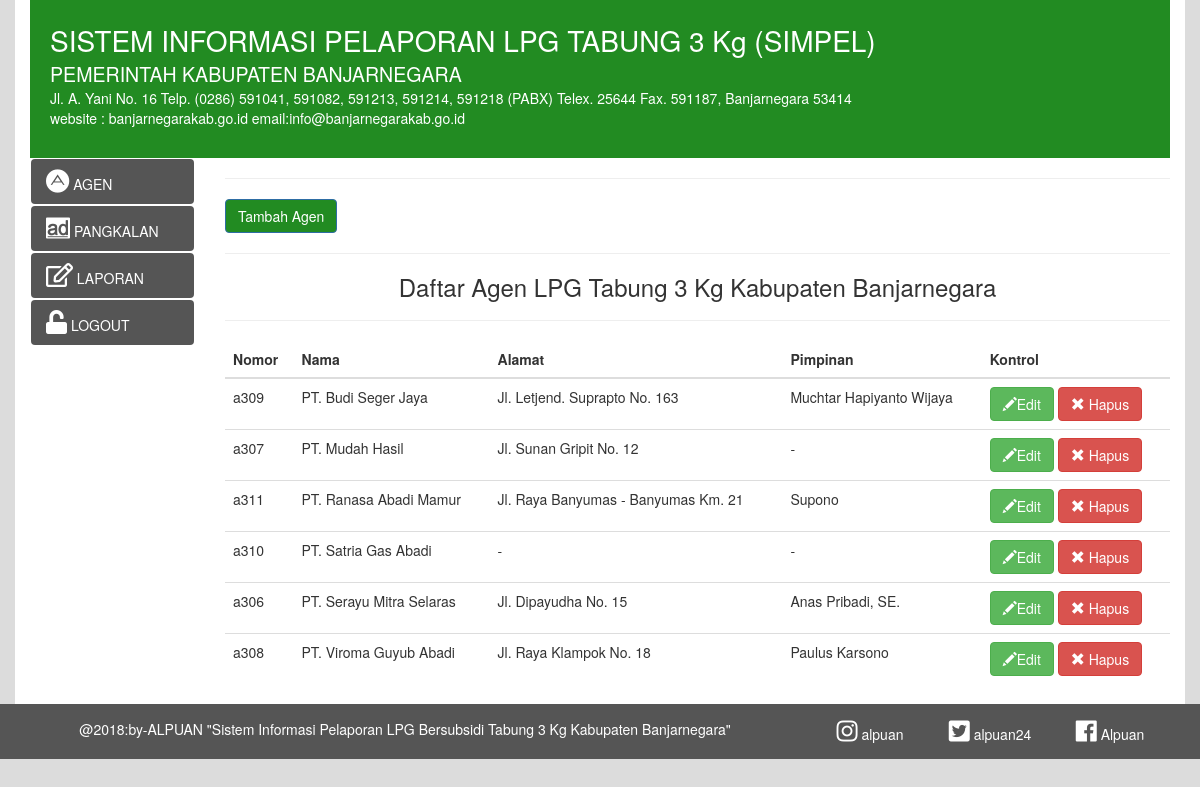
Screenshot of /?menu=agen with the database file from the repository.
### tables this page shows
CREATE TABLE `tabelagen` (
  `niap` varchar(6) NOT NULL,
  `namaAgen` varchar(30) NOT NULL,
  `alamat` tinytext NOT NULL,
  `penjab` varchar(30) NOT NULL
);

### kelas/class.db.php (called while the page is built, shortened)
<?php
  class db
  {
    public $db_host = "localhost";
    public $db_user = "root";
    public $db_pass = "";
    public $db_name = "lpg";
    function koneksi(){
      $conn = new mysqli($this->db_host, $this->db_user, $this->db_pass, $this->db_name);
      return $conn;
    }
    function tampil($kolom,$tabel,$kondisi,$urut,$baris){
      $conn = $this->koneksi();
      $sql = "SELECT $kolom FROM $tabel WHERE $kondisi ORDER BY $urut LIMIT $baris, 40";
      $res = $conn->query($sql);
      if ($res->num_rows > 0) {
        $output = array();
        while($row = $res->fetch_assoc()) {
          array_push($output,$row);
          }
          return $output;
      } else {
          echo "Tidak ada hasil <br />";
      }
    }
  }
?>

### agen/agen.php (the view, shortened to what this page needs)
<div  class="noprint">
	<center><h3></h3></center><hr>
	<a class="btn btn-primary" style="background-color:#228B22" href="./?menu=tbagen&modus=input" >Tambah Agen</a><hr>
</div>
	<center><h3>Daftar Agen LPG Tabung 3 Kg Kabupaten Banjarnegara</h3></center><hr>
	<table class="table">
		<thead class="thead-dark">
			<tr>
				<th>Nomor</th>
				<th>Nama</th>
				<th>Alamat</th>
				<th>Pimpinan</th>
				<th>Kontrol</th>
			</tr>
		</thead>
		<tbody>
		<?php
		$anggota = $cit->tampil("*","tabelagen",1,'namaAgen',0);
		for($i = 0 ; $i < COUNT($anggota) ; $i++ ){
			echo
			"
			<tr>
				<td>".$anggota[$i]['niap']."</td>
				<td>".$anggota[$i]['namaAgen']."</td>
				<td>".$anggota[$i]['alamat']."</td>
				<td>".$anggota[$i]['penjab']."</td>
				<td>
					<a class='btn btn-success' href='./?menu=formulirAgen&modus=update&id=".$anggota[$i]['niap']."'>
					<span class='glyphicon glyphicon-pencil'></span>Edit</a>
					<a class='btn btn-danger' href='agen/hapus.php?id=".$anggota[$i]['niap']."'>
					<span class='glyphicon glyphicon-remove'></span> Hapus </a>
					</td>
			</tr>
			";
		}
		?>
		</tbody>
	</table>
</div>
</body>
</html>

### index.php (style rules this page uses)
html,body { background-color:#DCDCDC; }

### rows the page displays
tabelagen: niap "a309", namaAgen "PT. Budi Seger Jaya", alamat "Jl. Letjend. Suprapto No. 163", penjab "Muchtar Hapiyanto Wijaya"
tabelagen: niap "a307", namaAgen "PT. Mudah Hasil", alamat "Jl. Sunan Gripit No. 12", penjab "-"
tabelagen: niap "a311", namaAgen "PT. Ranasa Abadi Mamur", alamat "Jl. Raya Banyumas - Banyumas Km. 21", penjab "Supono"
tabelagen: niap "a310", namaAgen "PT. Satria Gas Abadi", alamat "-", penjab "-"
tabelagen: niap "a306", namaAgen "PT. Serayu Mitra Selaras", alamat "Jl. Dipayudha No. 15", penjab "Anas Pribadi, SE."
tabelagen: niap "a308", namaAgen "PT. Viroma Guyub Abadi", alamat "Jl. Raya Klampok No. 18", penjab "Paulus Karsono"
